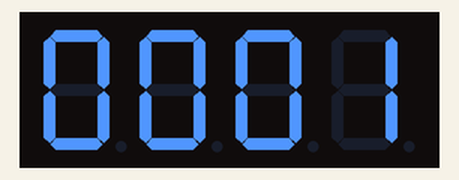
The sketch below on a simulated Arduino Uno, built with avr-gcc and run on an emulated ATmega328P. Shown: 4-digit seven-segment display.

Above: at 0.19 s.
At 4.96 s:
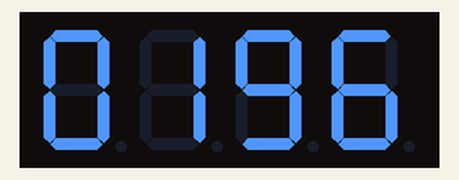
At 10.04 s:
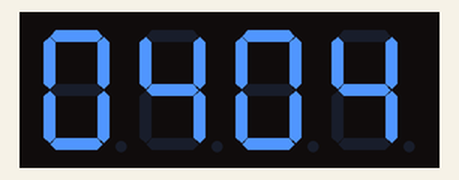
At 19.89 s:
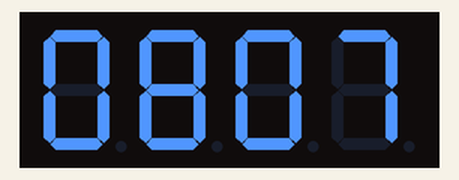
At 29.75 s:
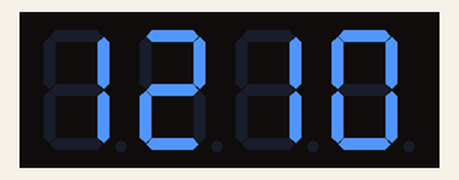
At 39.61 s:
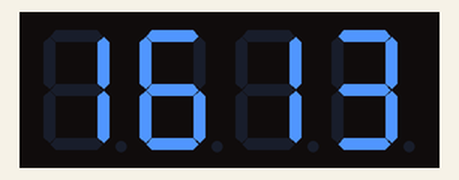

The sketch:

Tm1637_Test.ino
```cpp
#include <Target2.h>
#include "TM1637.h"
#define CLK 2//pins definitions for TM1637 and can be changed to other ports
#define DIO 3
TM1637 tm1637(CLK, DIO);


int ones;
int tens;
int hundreds;
int thousands;
int score = 0;
int MoPin = 9;

void setup()
{
  Serial.begin(9600);
  // In case the interrupt driver crashes on setup, give a clue
  // to the user what's going on.
  tm1637.init();
  tm1637.set(BRIGHT_TYPICAL);//BRIGHT_TYPICAL = 2,BRIGHT_DARKEST = 0,BRIGHTEST = 7;
}

void loop()
{
  static long counter = 1;
  displayNum(counter);
  counter++;
}


void displayNum(int inputNum) {
  if (inputNum <= 9999) {
    if (inputNum >= 1000) {
      thousands = inputNum / 1000;
      inputNum -= thousands * 1000;
      hundreds = inputNum / 100;
      inputNum -= hundreds * 100;
      tens = inputNum / 10;
      inputNum -= tens * 10;
      ones = inputNum;
      tm1637.display(3, ones);
      tm1637.display(2, tens);
      tm1637.display(1, hundreds);
      tm1637.display(0, thousands);
    }
    else if (inputNum >= 100) {
      hundreds = inputNum / 100;
      inputNum -= hundreds * 100;
      tens = inputNum / 10;
      inputNum -= tens * 10;
      ones = inputNum;
      tm1637.display(3, ones);
      tm1637.display(2, tens);
      tm1637.display(1, hundreds);
      tm1637.display(0, 0);
    }
    else if (inputNum >= 10) {
      tens = inputNum / 10;
      inputNum -= tens * 10;
      ones = inputNum;
      tm1637.display(3, ones);
      tm1637.display(2, tens);
      tm1637.display(1, 0);
      tm1637.display(0, 0);
    }
    else if (inputNum >= 0) {
      ones = inputNum;
      tm1637.display(3, ones);
      tm1637.display(2, 0);
      tm1637.display(1, 0);
      tm1637.display(0, 0);
    }
  }
  else {
    tm1637.display(3, 13);
    tm1637.display(2, 12);
    tm1637.display(1, 11);
    tm1637.display(0, 10);
  }
}
```
